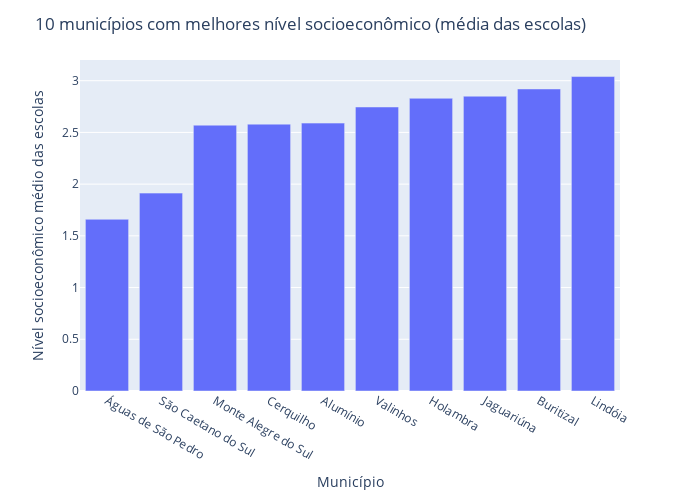

The notebook cell saved with this chart:
### Code cell
fig = px.bar(df2,
             x='name', y="nivel_socio_economico", height=500, width=700,
             barmode='stack', labels={"name": "Nome", 'nivel_socio_economico':"Nível socioeconômico "})
fig.update_layout(title = '10 municípios com melhores nível socioeconômico (média das escolas)')
fig.update_xaxes(title = 'Município')
fig.update_yaxes(title = 'Nível socioeconômico médio das escolas')
fig.show()

### Figure 1 — Plotly figure (JSON) as saved in the notebook; plotly's stock layout.template omitted (floating-point values rounded to 4 significant figures)
{"data": [{"alignmentgroup": "True", "hovertemplate": "Nome=%{x}<br>Nível socioeconômico =%{y}<extra></extra>", "legendgroup": "", "marker": {"color": "#636efa", "pattern": {"shape": ""}}, "name": "", "offsetgroup": "", "orientation": "v", "showlegend": false, "textposition": "auto", "type": "bar", "x": ["Águas de São Pedro", "São Caetano do Sul", "Monte Alegre do Sul", "Cerquilho", "Alumínio", "Valinhos", "Holambra", "Jaguariúna", "Buritizal", "Lindóia"], "xaxis": "x", "y": [1.66, 1.913, 2.57, 2.58, 2.59, 2.746, 2.83, 2.85, 2.92, 3.04], "yaxis": "y"}], "layout": {"barmode": "stack", "height": 500, "legend": {"tracegroupgap": 0}, "margin": {"t": 60}, "title": {"text": "10 municípios com melhores nível socioeconômico (média das escolas)"}, "width": 700, "xaxis": {"anchor": "y", "domain": [0, 1], "title": {"text": "Município"}}, "yaxis": {"anchor": "x", "domain": [0, 1], "title": {"text": "Nível socioeconômico médio das escolas"}}}}
